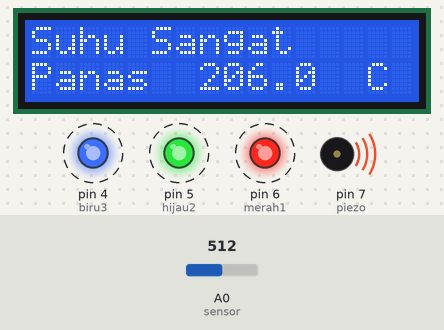
Simulated run of this sketch. Board: Arduino Uno, built with avr-gcc and run on an emulated ATmega328P. Parts: 16×2 character LCD, output pins drawn as LEDs (lit = HIGH), buzzer (waves = sounding). Dashed ring = blinking. The inputs (shaded band) are chosen by the test bench; at power-on: A0 (sensor) = 512.

Above: at 2.97 s.
3.3 s: A0 (sensor) set to 152
At 6.1 s:
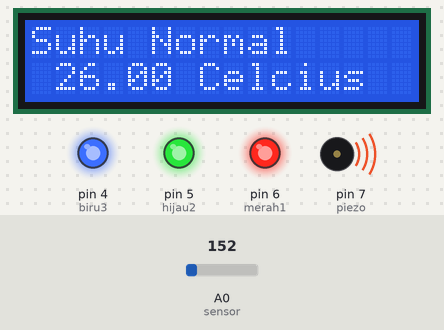
6.3 s: A0 (sensor) set to 133
At 9.2 s:
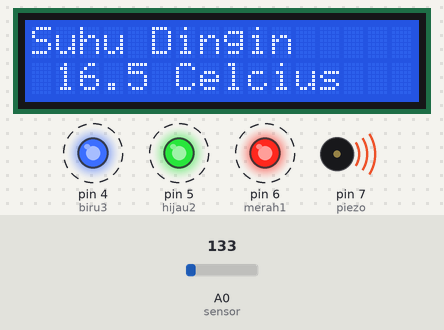
9.3 s: A0 (sensor) set to 102
At 11.62 s:
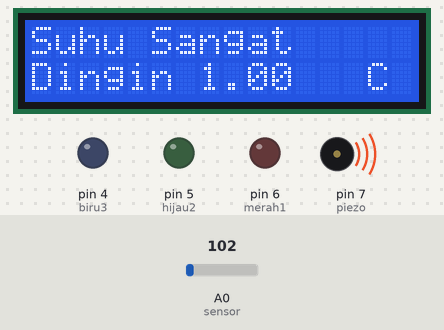
12.3 s: A0 (sensor) set to 122
At 15.9 s:
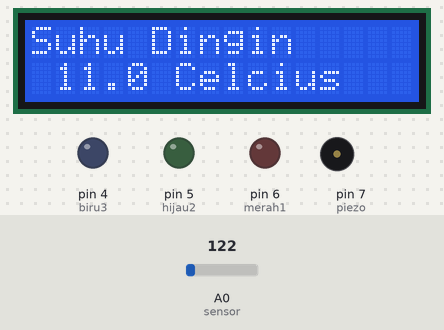
Timing chart, 0 to 16.3 s (numbered marks = the images above; inputs shaded):
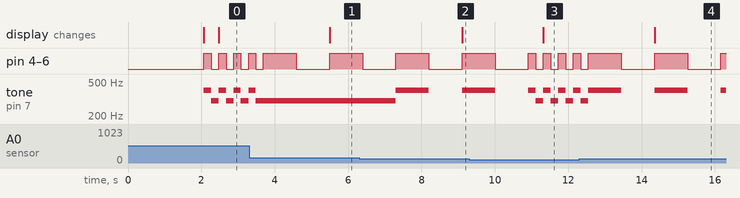

The sketch:

tugas.ino
```cpp
//c++ code

#include <LiquidCrystal.h>
LiquidCrystal lcd(13, 12, 11, 10, 9, 8);

const int merah1 = 6;
const int hijau2 = 5;
const int biru3 = 4;
const int piezo = 7;
const int sensor = A0;
float out_sensor;
float celcius_sensor;

void setup() {
  pinMode(merah1, OUTPUT);
  pinMode (hijau2, OUTPUT);
  pinMode (biru3, OUTPUT);
  pinMode (piezo, OUTPUT);
  pinMode (sensor, INPUT);
  Serial.begin(9600);

  lcd.begin(16, 2);
  lcd.print("PENUGASAN OPREC");
  lcd.setCursor(0,1);
  lcd.print("      DSS");
  delay (2000);
  lcd.clear();
}

void loop() {
 out_sensor = analogRead(sensor);
 celcius_sensor = ((out_sensor * (5200/1024))-500)/10;

  if(celcius_sensor >= -40 && celcius_sensor < 6){
  {{
    digitalWrite(merah1, HIGH);
    digitalWrite(hijau2, HIGH);
    digitalWrite(biru3, HIGH);
    tone(piezo, 400);
  }
   delay(200);}
  {{
    digitalWrite(merah1, LOW);
    digitalWrite(hijau2, LOW);
    digitalWrite(biru3, LOW);
    tone(piezo, 300);
  }
   delay(200);}

   lcd.setCursor(0,0);
   lcd.print ("Suhu Sangat     ");
   lcd.setCursor(0,1);
   lcd.print ("Dingin          ");
   lcd.setCursor(7,1);
   lcd.print (celcius_sensor);
   lcd.setCursor(14,1);
   lcd.print ("C               ");
   noTone(piezo);
  }

  else if(celcius_sensor >= 6 && celcius_sensor < 23){
  {{
    digitalWrite(merah1, HIGH);
    digitalWrite(hijau2, HIGH);
    digitalWrite(biru3, HIGH);
    tone(piezo, 400);
  }
   delay(900);}
  {{
    digitalWrite(merah1, LOW);
    digitalWrite(hijau2, LOW);
    digitalWrite(biru3, LOW);
    noTone(piezo);
  }
   delay(900);}

   lcd.setCursor(0,0);
   lcd.print ("Suhu Dingin ");
   lcd.setCursor(0,1);
   lcd.print (" ");
   lcd.setCursor(1,1);
   lcd.print (celcius_sensor);
   lcd.setCursor(5,1);
   lcd.print (" ");
   lcd.setCursor(6,1);
   lcd.print ("Celcius         ");
   noTone(piezo);
  }

  else if(celcius_sensor >= 23 && celcius_sensor < 39){
  {{
    digitalWrite(merah1, HIGH);
    digitalWrite(hijau2, HIGH);
    digitalWrite(biru3, HIGH);
  }
   delay(900);}
  {{
    digitalWrite(merah1, LOW);
    digitalWrite(hijau2, LOW);
    digitalWrite(biru3, LOW);
  }
   delay(900);}

   lcd.setCursor(0,0);
   lcd.print ("Suhu Normal     ");
   lcd.setCursor(0,1);
   lcd.print (" ");
   lcd.setCursor(1,1);
   lcd.print (celcius_sensor);
   lcd.setCursor(6,1);
   lcd.print (" ");
   lcd.setCursor(7,1);
   lcd.print ("Celcius         ");
  }

  else if(celcius_sensor >= 39 && celcius_sensor < 65){
  {{
    digitalWrite(merah1, HIGH);
    digitalWrite(hijau2, HIGH);
    digitalWrite(biru3, HIGH);
  }
   delay(400);}
  {{
    digitalWrite(merah1, LOW);
    digitalWrite(hijau2, LOW);
    digitalWrite(biru3, LOW);
  }
   delay(400);}

    lcd.setCursor(0,0);
    lcd.print ("Suhu Panas      ");
    lcd.setCursor(0,1);
   	lcd.print (" ");
    lcd.setCursor(1,1);
    lcd.print (celcius_sensor);
    lcd.setCursor(5,1);
   	lcd.print (" ");
    lcd.setCursor(6,1);
   	lcd.print ("Celcius          ");
    tone(piezo, 400);
  }

  else if(celcius_sensor > 65){
  {{
    digitalWrite(merah1, HIGH);
    digitalWrite(hijau2, HIGH);
    digitalWrite(biru3, HIGH);
    tone(piezo, 400);
  }
   delay(200);}
  {{
    digitalWrite(merah1, LOW);
    digitalWrite(hijau2, LOW);
    digitalWrite(biru3, LOW);
    tone(piezo, 300);
  }
   delay(200);}

    lcd.setCursor(0,0);
    lcd.print ("Suhu Sangat     ");
    lcd.setCursor(0,1);
    lcd.print ("Panas  ");
    lcd.setCursor(7,1);
    lcd.print (celcius_sensor);
    lcd.setCursor(12,1);
   	lcd.print (" ");
    lcd.setCursor(13,1);
   	lcd.print (" C  ");
  }
}
```

Measured:
- the behaviour switches between 146 and 145 on A0 (sensor) (found by bisection; images 1 and 2)
- the behaviour switches between 112 and 111 on A0 (sensor) (found by bisection; images 2 and 3)
- after the input at 3.3 s, tone on pin 7 (piezo): goes on until 3.5 s, then stays 300 Hz; the display: changes after 2.2 s (image 1)
- after the input at 6.3 s, tone on pin 7 (piezo): 300 Hz → 400 Hz after 1.0 s, → silent 0.90 s later, → 400 Hz 0.91 s later; the display: changes after 2.8 s (image 2)
- after the input at 9.3 s, the display: changes after 2.0 s (image 3)
- after the input at 12.3 s, the display: changes after 2.1 s (image 4)
- by itself, pin 4 (biru3), pin 5 (hijau2), pin 6 (merah1): repeats every 1.8 s: HIGH 0.90 s, LOW 0.91 s
- by itself, tone on pin 7 (piezo): alternates 400 Hz for 0.20 s and 300 Hz for 0.21 s
